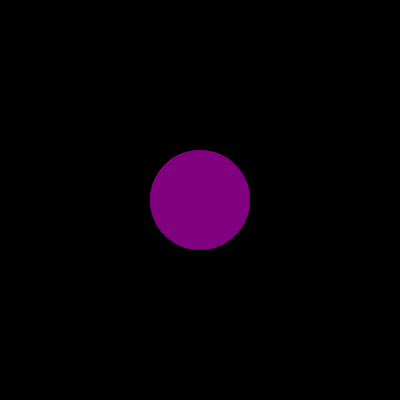
Frame 1 (no input)
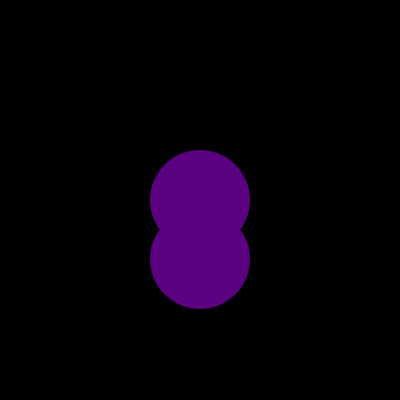
Frame 60 (no input)
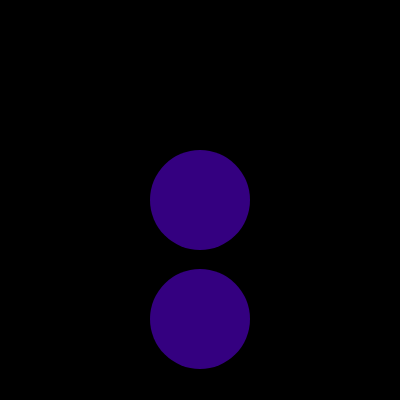
Frame 120 (the mouse pressed at the canvas centre since frame 60)

The p5.js sketch that drew these frames (run headless with seeded random() and noise() and a simulated clock; from frame 60 on, the mouse is pressed at the canvas centre):

// p5.js sketch
// ── sketch.js
let slide1, slide2, slide3, slide4;
let slide1Value,slide2Value; 

let bb = {
  x: 200,
  y: 200,
  xspeed: 0.25,
  yspeed: 0.15,
  radius: 50,
  fill: (0, 10), //fill alpha no effect
};

let bb2 = {
    x: 200,
  y: 200,
  xspeed: 4,
  yspeed: 3,
  radius: 50,
  fill: (0, 10), //fill alpha no effect 
}
//assigning js object to variable bb
// with different fields: x,y,yspeed...
// https://www.youtube.com/watch?v=-e5h4IGKZRY

function setup() {
  createCanvas(400, 400);
  noStroke();
  // frameRate(20);
  create4sliders();
}


/////////////////////////////////////

function draw() {
  
let xToBlue = map(bb.x, 0, width , 0, 255);
let yToRed = map(bb.y, height, 0, 0, 255);
// using map to make width, height //correspond to 0-255 for blue, red values

slide1Value = slide1.value();
slide2Value = slide2.value();
slide3Value = slide3.value();
  
  background(0);
  fill(yToRed, 0, xToBlue);
  circle(bb.x, bb.y, bb.radius * 2);
  circle(bb2.x, bb2.y, bb2.radius * 2);

  moveIt();
  cornerBounce();
}

/******** functions ***********************/

function moveIt() {
  // moves the ball in x,y
  bb.x = bb.x + slide1Value;
  bb.y = bb.y + slide2Value;
}

function cornerBounce() {
  // inverts x and y speed at corners
  if (bb.x >= width - bb.radius || bb.x <= bb.radius) {
    bb.xspeed = -bb.xspeed;
  }
  if (bb.y >= height - bb.radius || bb.y - bb.radius <= 0) {
    bb.yspeed = -bb.yspeed;
  }
}


function create4sliders() {
  createP();
  createSpan("xspeed ");
  slide1 = createSlider(0, 5, .25);
  createP(); 
  createSpan("yspeed ");
  slide2 = createSlider(0, 5, 1);
  createP();
  createSpan("B ");
  slide3 = createSlider(0, 255, 128);
  createP();
  createSpan("B ");
  slide4 = createSlider(0, 255, 128);
  createP();
   }


//map(value, start1, stop1, start2, stop2, [withinBounds])
  //value Number: the incoming value to be converted
// using map here to make canvas width, height 
//correspond to 0-255 for blue, red values
// which makes canvas a slice of the color cube revealed by bouncing ball bb
